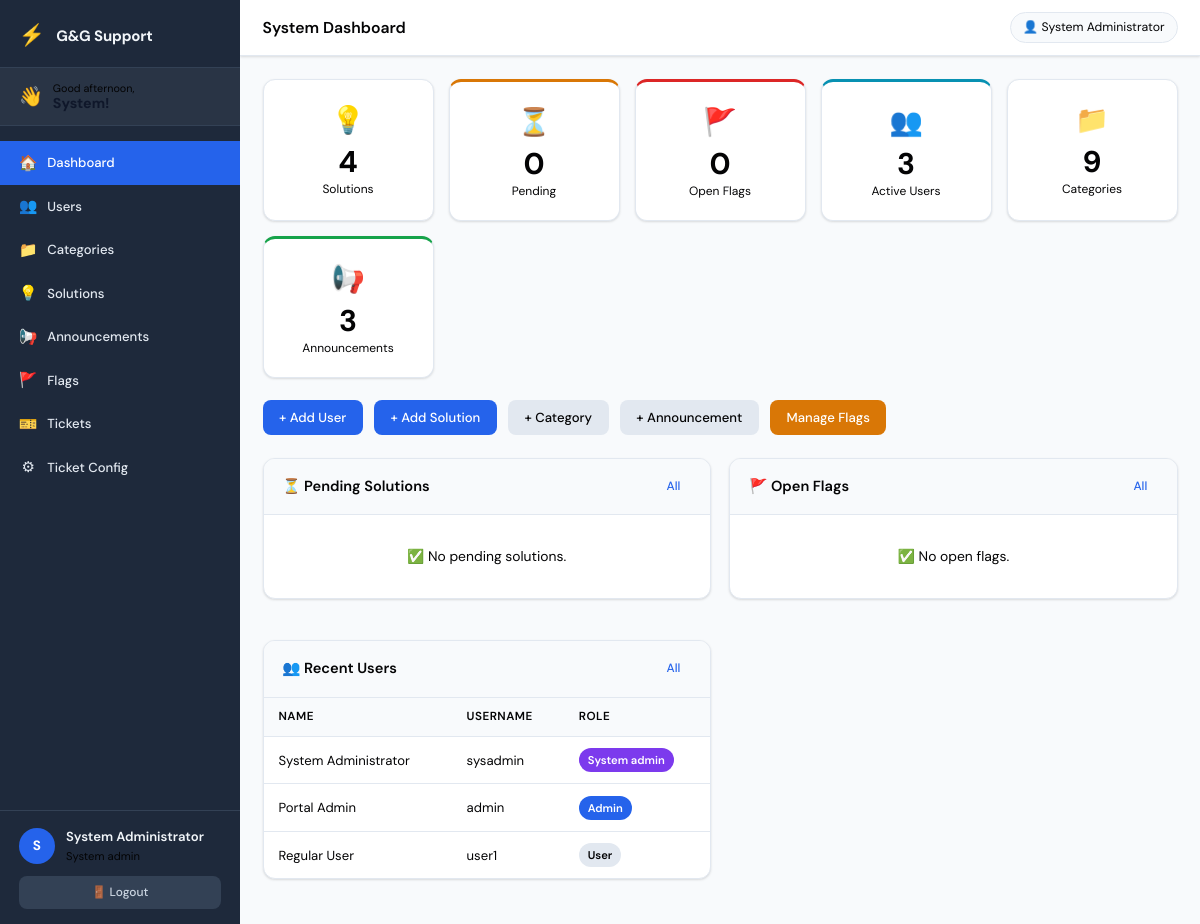
Page /admin/system_dashboard.php (signed in) on the committed database.
### tables this page shows
CREATE TABLE `users` (
  `id`         INT UNSIGNED    NOT NULL AUTO_INCREMENT,
  `full_name`  VARCHAR(120)    NOT NULL,
  `username`   VARCHAR(60)     NOT NULL UNIQUE,
  `email`      VARCHAR(150)    DEFAULT NULL,
  `password`   VARCHAR(255)    NOT NULL,
  `role`       ENUM('user','admin','system_admin') NOT NULL DEFAULT 'user',
  `is_active`  TINYINT(1)      NOT NULL DEFAULT 1,
  `created_at` TIMESTAMP       NOT NULL DEFAULT CURRENT_TIMESTAMP,
  PRIMARY KEY (`id`)
);

### includes/auth_guard.php (called while the page is built, shortened)
<?php
function current_user(): array {
    return [
        'id'        => $_SESSION['user_id']   ?? 0,
        'full_name' => $_SESSION['full_name'] ?? '',
        'username'  => $_SESSION['username']  ?? '',
        'role'      => $_SESSION['role']      ?? '',
    ];
}

### admin/system_dashboard.php (the view, shortened to what this page needs)
<?php
require_once __DIR__ . '/../includes/auth_guard.php';
$page_title = 'System Dashboard';
$total_solutions   = (int)$pdo->query('SELECT COUNT(*) FROM solutions WHERE status = "approved"')->fetchColumn();
$pending_solutions = (int)$pdo->query('SELECT COUNT(*) FROM solutions WHERE status = "pending"')->fetchColumn();
$open_flags        = (int)$pdo->query('SELECT COUNT(*) FROM flags WHERE status = "open"')->fetchColumn();
$total_users       = (int)$pdo->query('SELECT COUNT(*) FROM users WHERE is_active = 1')->fetchColumn();
$total_categories  = (int)$pdo->query('SELECT COUNT(*) FROM categories')->fetchColumn();
$total_announcements = (int)$pdo->query('SELECT COUNT(*) FROM announcements WHERE is_active = 1')->fetchColumn();
$pending = $pdo->query(
    'SELECT s.id, s.question, u.full_name AS submitted_by
     FROM solutions s
     LEFT JOIN users u ON s.submitted_by = u.id
     WHERE s.status = "pending"
     ORDER BY s.id DESC LIMIT 5'
)->fetchAll();
$flags = $pdo->query(
    'SELECT f.id, f.question, u.full_name AS raised_by
     FROM flags f
     LEFT JOIN users u ON f.raised_by = u.id
     WHERE f.status = "open"
     ORDER BY f.id DESC LIMIT 5'
)->fetchAll();
$users = $pdo->query(
    'SELECT id, full_name, username, role, created_at
     FROM users
     ORDER BY created_at DESC LIMIT 5'
)->fetchAll();
require_once __DIR__ . '/../includes/header.php';
?>
<div class="stats-grid stats-grid-6">
    <div class="stat-card">
        <div class="stat-icon">💡</div>
        <div class="stat-number"><?= $total_solutions ?></div>
        <div class="stat-label">Solutions</div>
    </div>
    <div class="stat-card stat-warning">
        <div class="stat-icon">⏳</div>
        <div class="stat-number"><?= $pending_solutions ?></div>
        <div class="stat-label">Pending</div>
    </div>
    <div class="stat-card stat-danger">
        <div class="stat-icon">🚩</div>
        <div class="stat-number"><?= $open_flags ?></div>
        <div class="stat-label">Open Flags</div>
    </div>
    <div class="stat-card stat-info">
        <div class="stat-icon">👥</div>
        <div class="stat-number"><?= $total_users ?></div>
        <div class="stat-label">Active Users</div>
    </div>
    <div class="stat-card">
        <div class="stat-icon">📁</div>
        <div class="stat-number"><?= $total_categories ?></div>
        <div class="stat-label">Categories</div>
    </div>
    <div class="stat-card stat-success">
        <div class="stat-icon">📢</div>
        <div class="stat-number"><?= $total_announcements ?></div>
        <div class="stat-label">Announcements</div>
    </div>
</div>
<div class="quick-actions">
    <a href="<?= BASE_URL ?>/admin/users.php" class="btn btn-primary">+ Add User</a>
    <a href="<?= BASE_URL ?>/admin/solutions.php" class="btn btn-primary">+ Add Solution</a>
    <a href="<?= BASE_URL ?>/admin/categories.php" class="btn btn-secondary">+ Category</a>
    <a href="<?= BASE_URL ?>/admin/announcements.php" class="btn btn-secondary">+ Announcement</a>
    <a href="<?= BASE_URL ?>/admin/pending_flags.php" class="btn btn-warning">Manage Flags</a>
</div>
<div class="two-col-grid">
    <div class="card">
        <div class="card-header">
            <h2>⏳ Pending Solutions</h2>
            <a href="<?= BASE_URL ?>/admin/solutions.php?filter=pending" class="btn btn-sm">All</a>
        </div>
        <?php if ($pending): ?>
        <table class="data-table">
            <thead><tr><th>Question</th><th>By</th><th></th></tr></thead>
            <tbody>
            <?php foreach ($pending as $s): ?>
            <tr>
                <td><?= htmlspecialchars(substr($s['question'], 0, 50)) ?>…</td>
                <td><?= htmlspecialchars($s['submitted_by'] ?? '—') ?></td>
                <td><a href="<?= BASE_URL ?>/admin/solutions.php?edit=<?= $s['id'] ?>" class="btn btn-sm btn-primary">Review</a></td>
            </tr>
            <?php endforeach; ?>
            </tbody>
        </table>
        <?php else: ?>
        <p class="empty-state">✅ No pending solutions.</p>
        <?php endif; ?>
    </div>
    <div class="card">
        <div class="card-header">
            <h2>🚩 Open Flags</h2>
            <a href="<?= BASE_URL ?>/admin/pending_flags.php" class="btn btn-sm">All</a>
        </div>
        <?php if ($flags): ?>
        <table class="data-table">
            <thead><tr><th>Question</th><th>By</th></tr></thead>
            <tbody>
            <?php foreach ($flags as $f): ?>
            <tr>
                <td><?= htmlspecialchars(substr($f['question'], 0, 50)) ?>…</td>
                <td><?= htmlspecialchars($f['raised_by'] ?? '—') ?></td>
            </tr>
            <?php endforeach; ?>
            </tbody>
        </table>
        <?php else: ?>
        <p class="empty-state">✅ No open flags.</p>
        <?php endif; ?>
    </div>
    <div class="card">
        <div class="card-header">
            <h2>👥 Recent Users</h2>
            <a href="<?= BASE_URL ?>/admin/users.php" class="btn btn-sm">All</a>
        </div>
        <?php if ($users): ?>
        <table class="data-table">
            <thead><tr><th>Name</th><th>Username</th><th>Role</th></tr></thead>
            <tbody>
            <?php foreach ($users as $u): ?>
            <tr>
                <td><?= htmlspecialchars($u['full_name']) ?></td>
                <td><?= htmlspecialchars($u['username']) ?></td>
                <td><span class="badge badge-<?= $u['role'] ?>"><?= ucfirst(str_replace('_',' ',$u['role'])) ?></span></td>
            </tr>
            <?php endforeach; ?>
            </tbody>
        </table>
        <?php endif; ?>
    </div>
</div>
<?php require_once __DIR__ . '/../includes/footer.php'; ?>

### includes/header.php (shortened to what this page needs)
<?php
$_user  = current_user();
$_role  = $_user['role'];
$_name  = htmlspecialchars($_user['full_name']);
$_first = htmlspecialchars(explode(' ', $_user['full_name'])[0]);
$_page  = basename($_SERVER['PHP_SELF']);
$hour = (int)date('H');
if ($hour < 12)      $_greeting = 'Good morning';
elseif ($hour < 17)  $_greeting = 'Good afternoon';
else                 $_greeting = 'Good evening';
?>
<!DOCTYPE html>
<html lang="en">
<head>
    <link rel="stylesheet" href="<?= BASE_URL ?>/assets/css/style.css">
</head>
<body>
<div class="layout">
    <aside class="sidebar" id="sidebar">
        <div class="sidebar-brand">
            <span class="brand-icon">⚡</span>
            <span class="brand-text">G&amp;G Support</span>
        </div>
        <div class="sidebar-greeting">
            <span class="greeting-wave">👋</span>
            <div>
                <div class="greeting-text"><?= $_greeting ?>,</div>
                <div class="greeting-name"><?= $_first ?>!</div>
            </div>
        </div>
        <nav class="sidebar-nav">
            <?php if ($_role === 'system_admin'): ?>
                <a href="<?= BASE_URL ?>/admin/system_dashboard.php" class="nav-item <?= $_page === 'system_dashboard.php' ? 'active' : '' ?>">
                    <span class="nav-icon">🏠</span> Dashboard
                </a>
                <a href="<?= BASE_URL ?>/admin/users.php" class="nav-item <?= $_page === 'users.php' ? 'active' : '' ?>">
                    <span class="nav-icon">👥</span> Users
                </a>
                <a href="<?= BASE_URL ?>/admin/categories.php" class="nav-item <?= $_page === 'categories.php' ? 'active' : '' ?>">
                    <span class="nav-icon">📁</span> Categories
                </a>
                <a href="<?= BASE_URL ?>/admin/solutions.php" class="nav-item <?= $_page === 'solutions.php' ? 'active' : '' ?>">
                    <span class="nav-icon">💡</span> Solutions
                </a>
                <a href="<?= BASE_URL ?>/admin/announcements.php" class="nav-item <?= $_page === 'announcements.php' ? 'active' : '' ?>">
                    <span class="nav-icon">📢</span> Announcements
                </a>
                <a href="<?= BASE_URL ?>/admin/pending_flags.php" class="nav-item <?= $_page === 'pending_flags.php' ? 'active' : '' ?>">
                    <span class="nav-icon">🚩</span> Flags
                </a>
                <a href="<?= BASE_URL ?>/admin/tickets.php" class="nav-item <?= $_page === 'tickets.php' ? 'active' : '' ?>">
                    <span class="nav-icon">🎫</span> Tickets
                </a>
                <a href="<?= BASE_URL ?>/admin/ticket_config.php" class="nav-item <?= $_page === 'ticket_config.php' ? 'active' : '' ?>">
                    <span class="nav-icon">⚙</span> Ticket Config
                </a>
            <?php endif; ?>
        </nav>
        <div class="sidebar-footer">
            <div class="user-info">
                <div class="user-avatar"><?= strtoupper(substr($_name, 0, 1)) ?></div>
                <div class="user-details">
                    <div class="user-name"><?= $_name ?></div>
                    <div class="user-role"><?= ucfirst(str_replace('_', ' ', $_role)) ?></div>
                </div>
            </div>
            <a href="<?= BASE_URL ?>/logout.php" class="btn-logout">🚪 Logout</a>
        </div>
    </aside>
    <main class="main-content">
        <div class="topbar">
            <h1 class="page-heading"><?= htmlspecialchars($page_title ?? '') ?></h1>
            <div class="topbar-right">
                <span class="topbar-user">👤 <?= $_name ?></span>
            </div>
        </div>
        <div class="content-body">

### rows in the picture
users: full_name "System", full_name "S", full_name "System Administrator", role "System admin", username "sysadmin"
users: full_name "Portal Admin", username "admin", role "Admin"
users: full_name "Regular User", username "user1", role "User"

### other values in the picture
$_greeting "Good afternoon"
$page_title "System Dashboard"
$total_solutions "4"
$pending_solutions "0"
$open_flags "0"
$total_users "3"
$total_categories "9"
$total_announcements "3"
